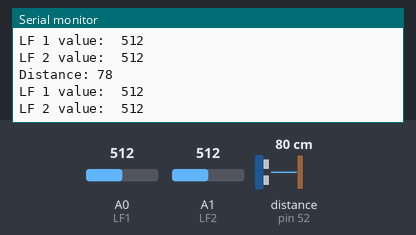
Recording of a sketch running on a simulated Arduino Mega 2560, built with avr-gcc and run on an emulated ATmega2560. Shown: the last lines printed to the serial monitor. Wiring (inferred from the names in the program): ultrasonic range finder: trigger pin 53; echo pin 52. Inputs (shaded band) come from the test bench; at power-on: distance to the obstacle (sensor on pin 52) 80 cm, A0 (LF1) = 512, A1 (LF2) = 512. The echo pulse lasts 58.3 µs per cm.

Above: at 1.8 s.
1.9 s: distance to the obstacle (sensor on pin 52) set to 2 cm
At 2.9 s:
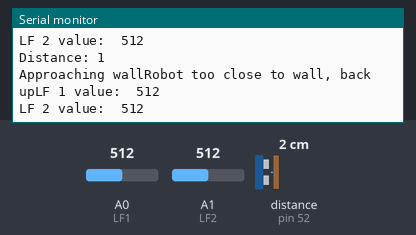
4.5 s: distance to the obstacle (sensor on pin 52) set to 9 cm
At 5.9 s:
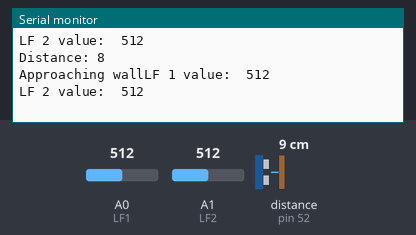
7.6 s: distance to the obstacle (sensor on pin 52) set to 250 cm
At 8.5 s:
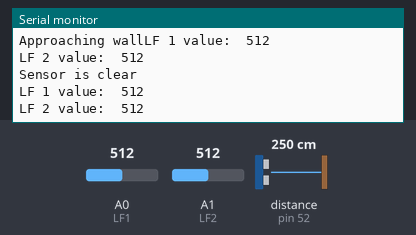
10.6 s: A0 (LF1) set to 716
At 11.9 s:
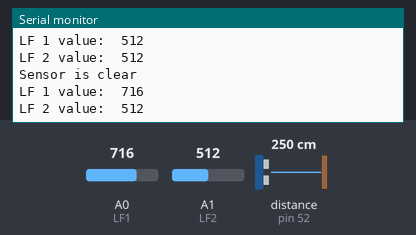
12.1 s: A1 (LF2) set to 716
At 12.7 s:
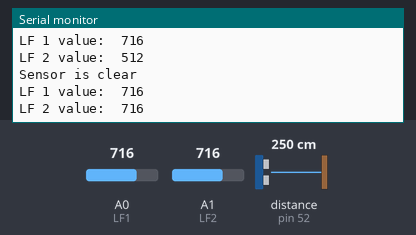
13.6 s: A0 (LF1) set to 900
At 15.1 s:
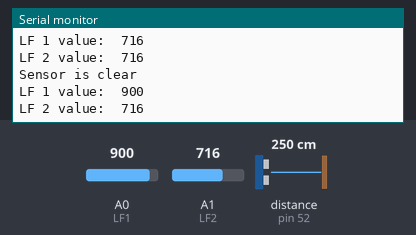
Timing chart, 0 to 16.1 s (numbered marks = the images above; inputs shaded):
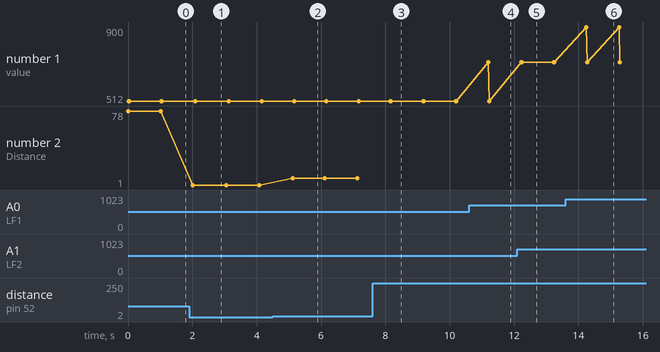

Measured:
- after the input at 1.9 s, the serial monitor: prints a new line after 0.11 s (image 1)
- after the input at 4.5 s, the serial monitor: prints a new line after 0.62 s (image 2)
- after the input at 7.6 s, the serial monitor: prints a new line after 0.54 s (image 3)
- after the input at 10.6 s, the serial monitor: prints a new line after 0.60 s (image 4)
- after the input at 12.1 s, the serial monitor: prints a new line after 0.14 s (image 5)
- after the input at 13.6 s, the serial monitor: prints a new line after 0.65 s (image 6)
- plotted number 2: 1 → 8 after the input at 4.5 s

The sketch:

IRLFSensorTest.ino
```cpp
//#include <Adafruit_LiquidCrystal.h>

#include <LiquidCrystal.h>

// defines pins numbers
const int trigPin = 53;
const int echoPin = 52;
// defines variables
long duration;
int distance;

const int LF1 = A0;
const int LF2 = A1;

//LiquidCrystal lcd(12, 11, 10, 5, 4, 3, 2);

void setup() {
  pinMode(trigPin, OUTPUT); // Sets the trigPin as an Output
  pinMode(echoPin, INPUT); // Sets the echoPin as an Input
  Serial.begin(9600); // Starts the serial communication
  //lcd.begin(16, 2);

}

void loop() {
  IRDistance();
  LineFollow();
  delay(1000);


}

void IRDistance(){
  // Clears the trigPin
  digitalWrite(trigPin, LOW);
  delayMicroseconds(2);
  // Sets the trigPin on HIGH state for 10 micro seconds
  digitalWrite(trigPin, HIGH);
  delayMicroseconds(10);
  digitalWrite(trigPin, LOW);
  // Reads the echoPin, returns the sound wave travel time in microseconds
  duration = pulseIn(echoPin, HIGH);
  // Calculating the distance
  distance = duration * 0.034 / 2;
  // Prints the distance on the Serial Monitor
  if (distance >= 150){
    Serial.println("Sensor is clear");
  }
  else{
  Serial.print("Distance: ");
  Serial.println(distance);
}
  if (distance <= 13){
    Serial.print("Approaching wall");
    if (distance <= 6){
      Serial.print("Robot too close to wall, back up");
    }
  }


}

void LineFollow(){
  int lineCross1 = analogRead(LF1);
  int lineCross2 = analogRead(LF2);
  Serial.print("LF 1 value:  ");
  Serial.println(lineCross1);

  Serial.print("LF 2 value:  ");
  Serial.println(lineCross2);
  if (lineCross1 <= 300 && lineCross2 <= 300){
    Serial.println("Line crossed");
  }
}
```
